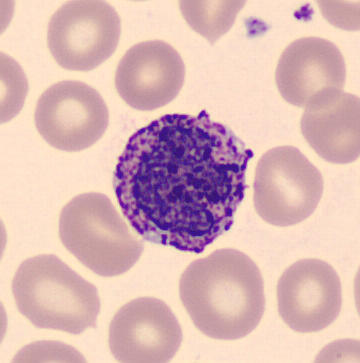
%> input picture CANCER DETECTION IN BLOOD CELL SYSTEM/images/BA_1223.jpg, 360 x 363 px
$ octave testBloodCellOtsu.m   (GNU Octave 9; MATLAB toolbox functions it lacks are replaced by stand-ins)
%> lines starting %> are read from the running program, lines starting %| are printed output that depends on the picture; in (x1, y1, x2, y2) boxes, pixels count from 0 and x2, y2 are one past the last pixel; in counts of white or black regions, pixels touching at a corner belong together; the program's own positions count from 1
%> the answer given: images/BA_1223.jpg
### CANCER DETECTION IN BLOOD CELL SYSTEM/segmentBloodCellOtsu.m
function [finalMask, intermediateImage, features] = segmentBloodCellOtsu(imagePath)
%> called with imagePath = 'images/BA_1223.jpg'

%% 1. LOAD IMAGE
original = imread(imagePath);
%> original is the input picture: size 363x360x3 uint8; mean R, G, B 218.9, 183.4, 182.2
original = imresize(original,[400 400]);
%> original: size 400x400x3 uint8

% Convert to grayscale
if size(original,3) == 3
    gray = rgb2gray(original);
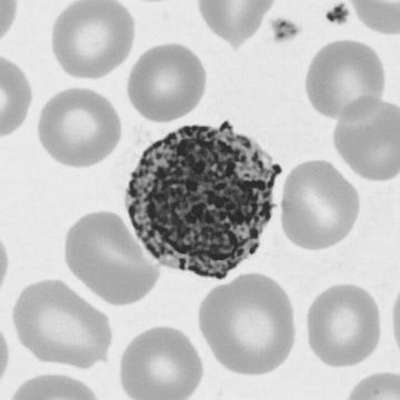
%> gray: size 400x400 uint8; min 35, max 242, mean 193.9
else
    gray = original;
end

gray = im2uint8(gray);
gray = medfilt2(gray,[3 3]);   % noise reduction

%% 2. OTSU THRESHOLDING
level = graythresh(gray);
%> level = 0.565
bw = imbinarize(gray, level);
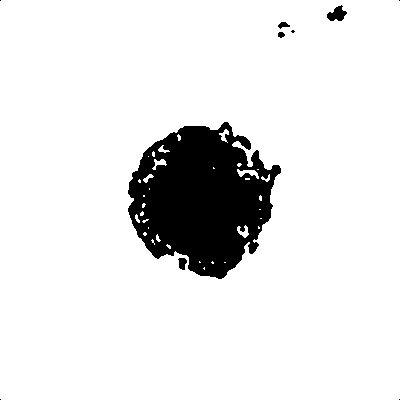
%> bw: size 400x400 logical; 90% white; 10 black regions (5 under 20 px), largest, box (x1, y1, x2, y2) and area: (128, 122, 281, 279) 15616, (327, 5, 347, 21) 190, (178, 258, 187, 270) 77, (278, 22, 290, 29) 49, (278, 32, 285, 38) 32

% 🔴 Blood nucleus is DARK → invert binary
bw = ~bw;

intermediateImage = bw;

%% 3. POST-PROCESSING
finalMask = imfill(bw,'holes');
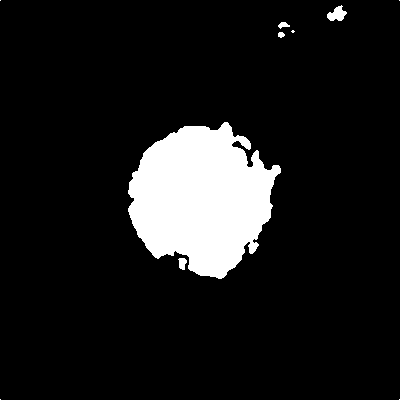
%> finalMask: size 400x400 logical; 10.4% white; 10 white regions (5 under 20 px), largest, box (x1, y1, x2, y2) and area: (128, 122, 281, 279) 16300, (327, 5, 347, 21) 190, (178, 258, 187, 270) 77, (278, 22, 290, 29) 49, (278, 32, 285, 38) 32
finalMask = bwareaopen(finalMask,80);
%> finalMask: size 400x400 logical; 10.3% white; 2 white regions, box (x1, y1, x2, y2) and area: (128, 122, 281, 279) 16300, (327, 5, 347, 21) 190
finalMask = imopen(finalMask,strel('disk',2));
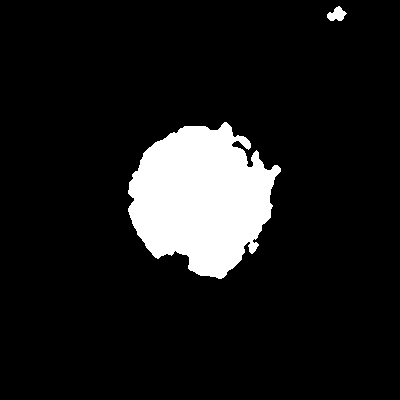
%> finalMask: size 400x400 logical; 10.3% white; 2 white regions, box (x1, y1, x2, y2) and area: (128, 122, 281, 279) 16267, (327, 6, 347, 21) 183
finalMask = imclose(finalMask,strel('disk',2));
%> finalMask: size 400x400 logical; 10.3% white; 2 white regions, box (x1, y1, x2, y2) and area: (128, 122, 281, 279) 16335, (327, 6, 347, 21) 187

% Keep largest object
L = bwlabel(finalMask);
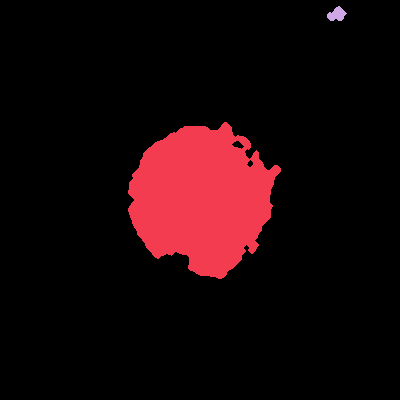
%> L: size 400x400 double; 3 distinct labels, from 0 to 2; one colour per label, 0 black
stats = regionprops(L,'Area');
%> stats = 2 regions; Area: 16335, 187
if ~isempty(stats)
    [~,id] = max([stats.Area]);
%> id = 1
    finalMask = ismember(L,id);
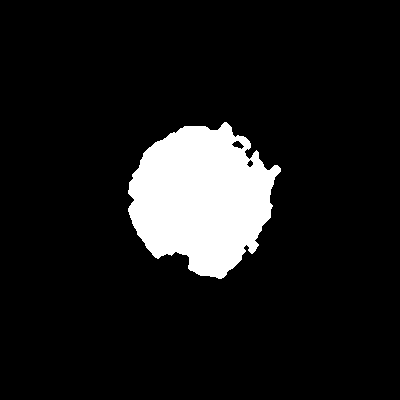
%> finalMask: size 400x400 logical; 10.2% white; 1 white region, box (x1, y1, x2, y2) and area: (128, 122, 281, 279) 16335
end

%% 4. FEATURE EXTRACTION
features.Area = 0;
features.Perimeter = 0;
features.Eccentricity = 0;
features.Solidity = 0;
features.MeanIntensity = 0;

props = regionprops(finalMask, ...
    'Area','Perimeter','Eccentricity','Solidity');
%> props = 1 region; Area, Eccentricity, Solidity and Perimeter: 16335 0.2 0.92 569.8

if ~isempty(props)
    features.Area = props.Area;
%> features.Area = 16335
    features.Perimeter = props.Perimeter;
%> features.Perimeter = 569.8
    features.Eccentricity = props.Eccentricity;
%> features.Eccentricity = 0.2
    features.Solidity = props.Solidity;
%> features.Solidity = 0.92

    masked = gray;
    masked(~finalMask) = 0;
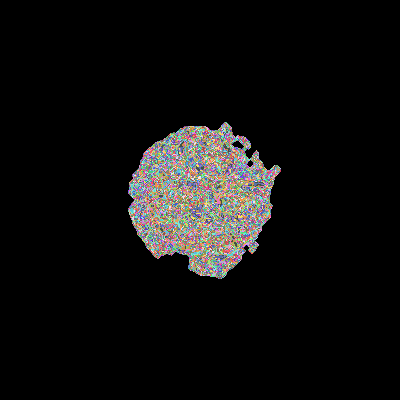
%> masked: size 400x400 uint8; 133 distinct labels, from 0 to 171; one colour per label, 0 black
    features.MeanIntensity = mean(masked(masked>0));
%> features.MeanIntensity = 85.07
end

end

### CANCER DETECTION IN BLOOD CELL SYSTEM/testBloodCellOtsu.m
clc; clear; close all;

[file,path] = uigetfile({'*.jpg;*.png;*.bmp'},'Select Blood Cell Image');
if file == 0
    return;
end

imagePath = fullfile(path,file);

[mask, bw, feat] = segmentBloodCellOtsu(imagePath);
%> feat = 1 region; Area, Perimeter, Eccentricity, Solidity and MeanIntensity: 16335 569.8 0.2 0.92 85.07

figure;
subplot(1,3,1), imshow(imread(imagePath)), title('Original');
subplot(1,3,2), imshow(bw), title('Otsu Binary');
subplot(1,3,3), imshow(mask), title('Final Mask');

disp('Extracted Features:');
disp(feat);
%|     Area = 16335
%|     Perimeter = 569.83
%|     Eccentricity = 0.1999
%|     Solidity = 0.9205
%|     MeanIntensity = 85.069

$ run again, on CANCER DETECTION IN BLOOD CELL SYSTEM/images/BA_2035.jpg
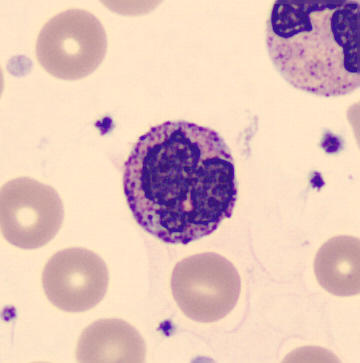
%> input picture CANCER DETECTION IN BLOOD CELL SYSTEM/images/BA_2035.jpg, 360 x 363 px
%> in segmentBloodCellOtsu, original is the input picture: size 363x360x3 uint8; mean R, G, B 226.3, 195.1, 187.1
%> original: size 400x400x3 uint8
%> level = 0.58
%> in segmentBloodCellOtsu, `bw = imbinarize(gray, level);`:
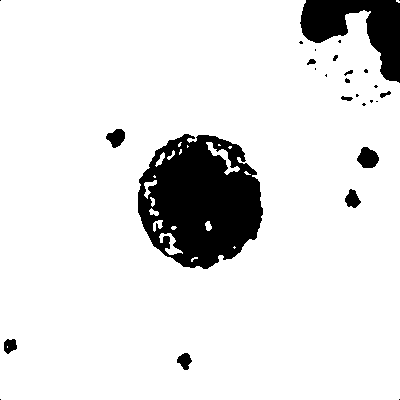
%> bw: size 400x400 logical; 89.2% white; 28 black regions (16 under 20 px), largest, box (x1, y1, x2, y2) and area: (138, 134, 263, 269) 11883, (300, 0, 400, 83) 4102, (357, 147, 379, 168) 330
%> L: size 400x400 double; 8 distinct labels, from 0 to 7
%> stats = 7 regions; Area: 12811, 4113, 326, 230, 186, 153, 143
%> id = 3
%> props = 1 region; Area, Eccentricity, Solidity and Perimeter: 12811 0.344 0.962 461.7
%> features.Area = 12811
%> features.Perimeter = 461.7
%> features.Eccentricity = 0.344
%> features.Solidity = 0.962
%> in segmentBloodCellOtsu, `masked(~finalMask) = 0;`:
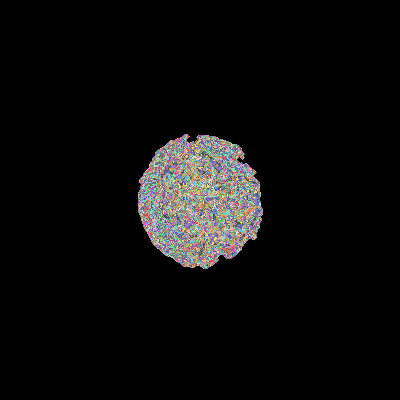
%> masked: size 400x400 uint8; 143 distinct labels, from 0 to 184; one colour per label, 0 black
%> features.MeanIntensity = 86.01
%> feat = 1 region; Area, Perimeter, Eccentricity, Solidity and MeanIntensity: 12811 461.7 0.344 0.962 86.01
%|     Area = 12811
%|     Perimeter = 461.73
%|     Eccentricity = 0.3436
%|     Solidity = 0.9619
%|     MeanIntensity = 86.005

$ run again, on CANCER DETECTION IN BLOOD CELL SYSTEM/images/BA_2862.jpg
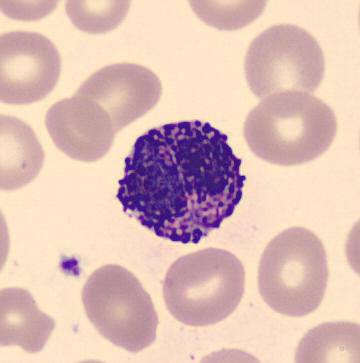
%> input picture CANCER DETECTION IN BLOOD CELL SYSTEM/images/BA_2862.jpg, 360 x 363 px
%> in segmentBloodCellOtsu, original is the input picture: size 363x360x3 uint8; mean R, G, B 221.1, 189.9, 182.5
%> original: size 400x400x3 uint8
%> level = 0.545
%> in segmentBloodCellOtsu, `bw = imbinarize(gray, level);`:
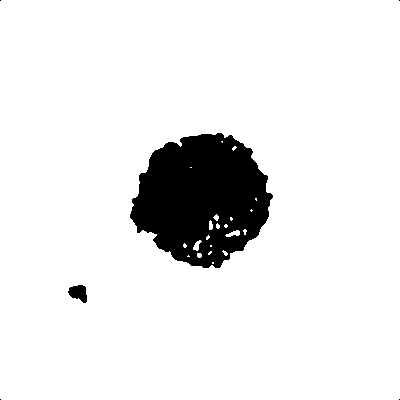
%> bw: size 400x400 logical; 91.5% white; 6 black regions (4 under 20 px), largest, box (x1, y1, x2, y2) and area: (130, 133, 273, 268) 13411, (68, 285, 87, 303) 233
%> L: size 400x400 double; 3 distinct labels, from 0 to 2
%> stats = 2 regions; Area: 13758, 227
%> id = 2
%> props = 1 region; Area, Eccentricity, Solidity and Perimeter: 13758 0.27 0.951 468.9
%> features.Area = 13758
%> features.Perimeter = 468.9
%> features.Eccentricity = 0.27
%> features.Solidity = 0.951
%> in segmentBloodCellOtsu, `masked(~finalMask) = 0;`:
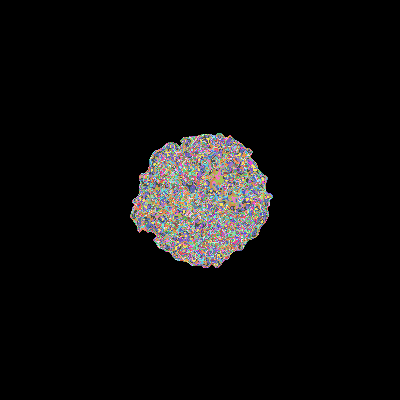
%> masked: size 400x400 uint8; 131 distinct labels, from 0 to 169; one colour per label, 0 black
%> features.MeanIntensity = 71.16
%> feat = 1 region; Area, Perimeter, Eccentricity, Solidity and MeanIntensity: 13758 468.9 0.27 0.951 71.16
%|     Area = 13758
%|     Perimeter = 468.92
%|     Eccentricity = 0.2695
%|     Solidity = 0.9507
%|     MeanIntensity = 71.161

$ run again, on CANCER DETECTION IN BLOOD CELL SYSTEM/images/BA_580.jpg
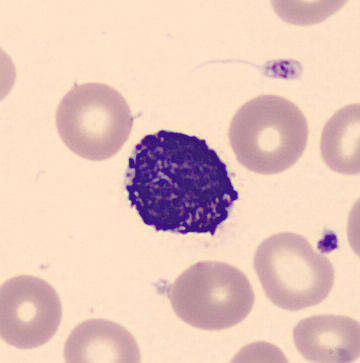
%> input picture CANCER DETECTION IN BLOOD CELL SYSTEM/images/BA_580.jpg, 360 x 363 px
%> in segmentBloodCellOtsu, original is the input picture: size 363x360x3 uint8; mean R, G, B 229.1, 198.1, 187.7
%> original: size 400x400x3 uint8
%> level = 0.545
%> L: size 400x400 double; 4 distinct labels, from 0 to 3
%> stats = 3 regions; Area: 10468, 303, 96
%> id = 1
%> props = 1 region; Area, Eccentricity, Solidity and Perimeter: 10468 0.516 0.951 397.1
%> features.Area = 10468
%> features.Perimeter = 397.1
%> features.Eccentricity = 0.516
%> features.Solidity = 0.951
%> in segmentBloodCellOtsu, `masked(~finalMask) = 0;`:
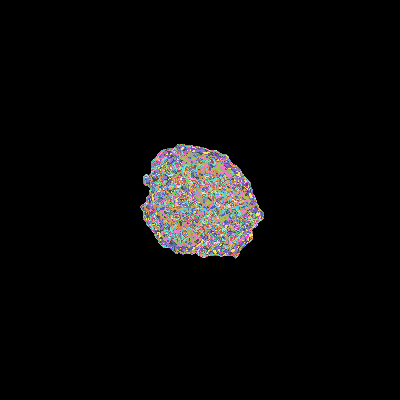
%> masked: size 400x400 uint8; 123 distinct labels, from 0 to 169; one colour per label, 0 black
%> features.MeanIntensity = 60.63
%> feat = 1 region; Area, Perimeter, Eccentricity, Solidity and MeanIntensity: 10468 397.1 0.516 0.951 60.63
%|     Area = 10468
%|     Perimeter = 397.08
%|     Eccentricity = 0.5156
%|     Solidity = 0.9511
%|     MeanIntensity = 60.634
